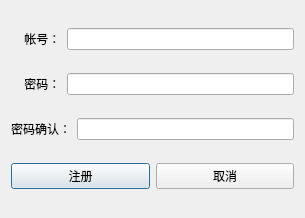
<?xml version="1.0" encoding="UTF-8"?>
<ui version="4.0">
 <class>regist</class>
 <widget class="QDialog" name="regist">
  <property name="geometry">
   <rect>
    <x>0</x>
    <y>0</y>
    <width>305</width>
    <height>218</height>
   </rect>
  </property>
  <property name="windowTitle">
   <string>帐号注册</string>
  </property>
  <layout class="QGridLayout" name="gridLayout">
   <item row="1" column="0">
    <layout class="QHBoxLayout" name="horizontalLayout_2">
     <item>
      <widget class="QLabel" name="label_3">
       <property name="text">
        <string>    密码：</string>
       </property>
      </widget>
     </item>
     <item>
      <widget class="QLineEdit" name="lineEdit_2"/>
     </item>
    </layout>
   </item>
   <item row="2" column="0">
    <layout class="QHBoxLayout" name="horizontalLayout_3">
     <item>
      <widget class="QLabel" name="label_4">
       <property name="text">
        <string>密码确认：</string>
       </property>
      </widget>
     </item>
     <item>
      <widget class="QLineEdit" name="lineEdit_3"/>
     </item>
    </layout>
   </item>
   <item row="0" column="0">
    <layout class="QHBoxLayout" name="horizontalLayout">
     <item>
      <widget class="QLabel" name="label_2">
       <property name="text">
        <string>    帐号：</string>
       </property>
      </widget>
     </item>
     <item>
      <widget class="QLineEdit" name="lineEdit"/>
     </item>
    </layout>
   </item>
   <item row="3" column="0">
    <layout class="QHBoxLayout" name="horizontalLayout_4">
     <property name="topMargin">
      <number>0</number>
     </property>
     <item>
      <widget class="QPushButton" name="pushButton">
       <property name="text">
        <string>注册</string>
       </property>
      </widget>
     </item>
     <item>
      <widget class="QPushButton" name="pushButton_2">
       <property name="text">
        <string>取消</string>
       </property>
      </widget>
     </item>
    </layout>
   </item>
  </layout>
 </widget>
 <resources/>
 <connections/>
</ui>
